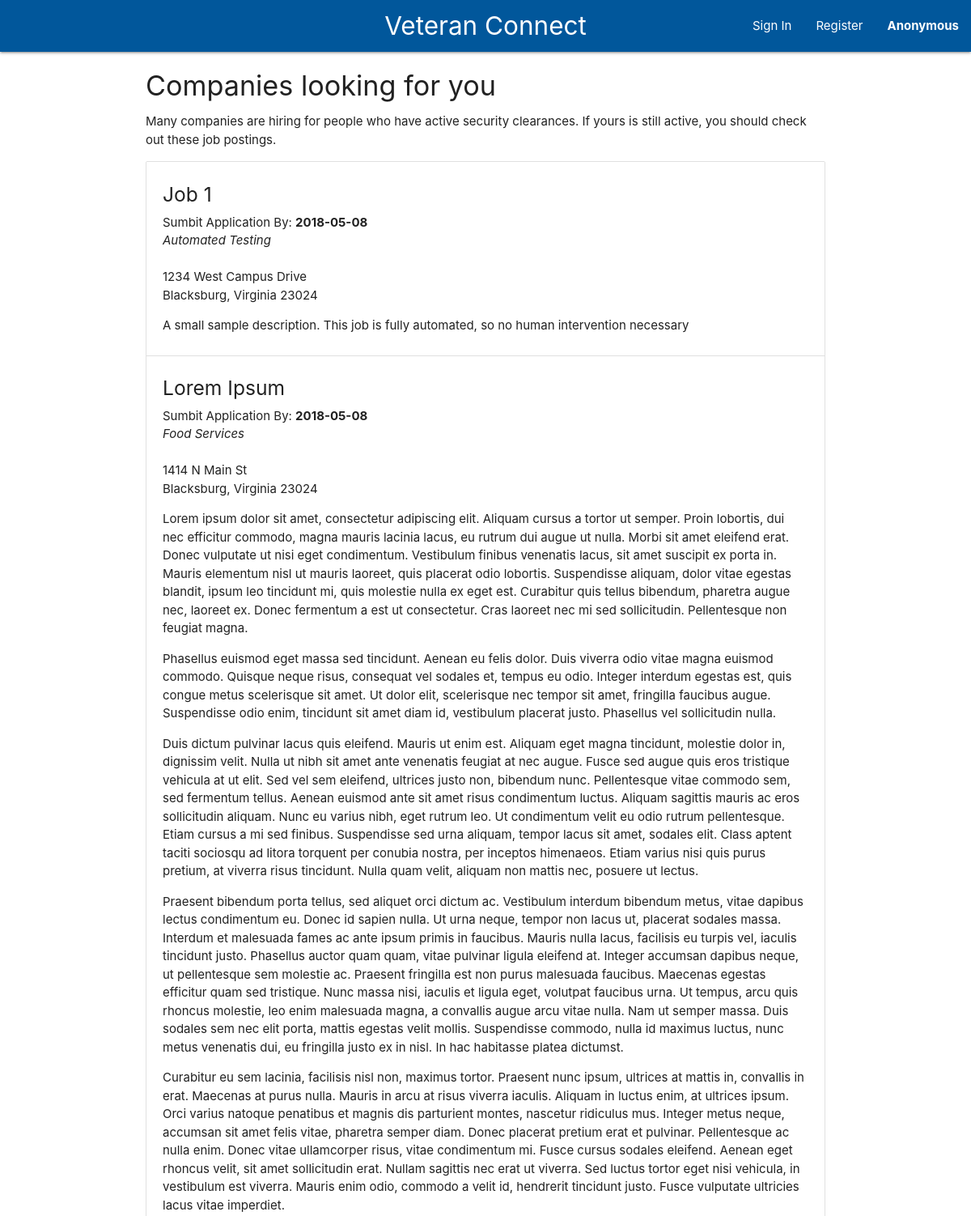
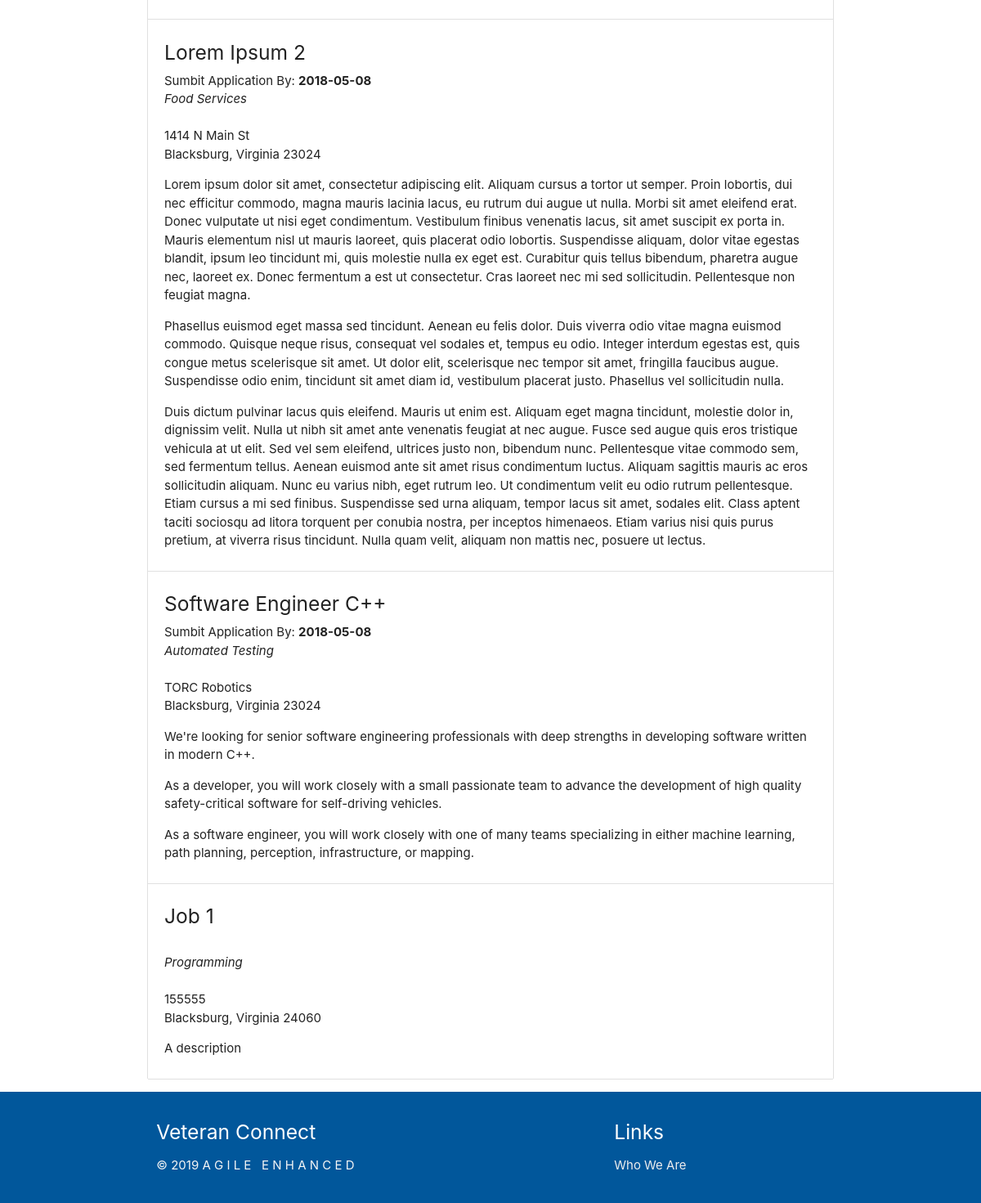
The page /employment/ on the database its author committed (2 pictures, top to bottom).
### tables this page shows
CREATE TABLE jobs (
    job_id INTEGER PRIMARY KEY AUTOINCREMENT,
    title TEXT NOT NULL,
    description TEXT NOT NULL,
    industry TEXT,
    time_posted TEXT,
    due_date TEXT,
    street_address TEXT NOT NULL,
    city TEXT NOT NULL,
    state TEXT NOT NULL,
    zipcode INTEGER NOT NULL
);

### employment.py (the view)
@employment.route('/')
def show_employment():
    jobsRow = db.get_all_jobs()
    jobs = []
    for job in jobsRow:
        jobs.append(convert_job(job))
    if jobs is not None:
        session["jobs"] = jobs
    uid = session.get("user_id")
    if uid is not None:
        user = db.get_user_by_id(uid)
        session['employer'] = user['isEmployer'] != 0
    return render_template('employment.html')

### auth.py (called while the page is built)
@auth.before_app_request
def load_logged_in_user():
    user_id = session.get('user_id')
    if user_id is None:
        g.user = None
    else:
        g.user = db.get_user_by_id(user_id)

### db.py (called while the page is built)
def get_db():
    if 'db' not in g:
        g.db = sqlite3.connect(
            current_app.config['DATABASE'],
            detect_types=sqlite3.PARSE_DECLTYPES
        )
        g.db.row_factory = sqlite3.Row
    return g.db

def query_db(query, args=(), one=False):
    cur = get_db().execute(query, args)
    rv = cur.fetchall()
    cur.close()
    return (rv[0] if rv else None) if one else rv

def get_all_jobs(): #Might want to limit amount.
    try:
        return query_db('SELECT * FROM jobs', (), one=False)
    except Exception as e:
        print "Error getting jobs in db", e

### employment.py (called while the page is built)
def convert_job(row):
    paras = row['description'].split('  ')
    job = {
        'job_id': row['job_id'],
        'title': row['title'],
        'description': paras,
        'industry': row['industry'],
        'time_posted': row['time_posted'],
        'due_date': row['due_date'],
        'street_address': row['street_address'],
        'city': row['city'],
        'state': row['state'],
        'zipcode': row['zipcode'],
    }
    return job

### templates/employment.html (shortened to what this page needs)
{% extends 'base.html' %}
{% block content %}
<div class="container">
    <h4>Companies looking for you</h4>
    <p>Many companies are hiring for people who have active security clearances.
       If yours is still active, you should check out these job postings.</p>
    <ul class="collection">
        {% if session["jobs"] %}
            {% for job in session["jobs"] %}
                <li class="collection-item">
                    <h5>{{job['title']}}</h5>
                    {% if job['due_date'] %}
                    <span>Sumbit Application By: <b>{{job['due_date']}}</b></span>
                    {% endif %}
                    <br>
                    <i>{{job['industry']}}</i>
                    <br><br>
                    <span>{{job['street_address']}}</span><br>
                    <span>{{job['city']}}, {{job['state']}} {{job['zipcode']}}</span>
                    {% for para in job['description'] %}
                    <p>{{para}}</p>
                    {% endfor %}
                </li>
            {% endfor %}
        {% endif %}
    </ul>
</div>
{% endblock %}

### rows shown on the page
jobs: title "Job 1", due_date "2018-05-08", industry "Automated Testing", street_address "1234 West Campus Drive", city "Blacksburg", state "Virginia", zipcode "23024", description "A small sample description. This job is fully automated, so no human intervention necessary"
jobs: title "Lorem Ipsum", due_date "2018-05-08", industry "Food Services", street_address "1414 N Main St", city "Blacksburg", state "Virginia", zipcode "23024", para "Lorem ipsum dolor sit amet, consectetur adipiscing elit. Aliquam cursus a tortor ut semper. Proin lobortis, dui nec efficitur commodo, magna mauris lacinia lacus, eu rutrum dui augue ut nulla. Morbi sit amet eleifend erat. Donec vulputate ut nisi eget condimentum. Vestibulum finibus venenatis lacus, sit amet suscipit ex porta in. Mauris elementum nisl ut mauris laoreet, quis placerat odio lobortis. Suspendisse aliquam, dolor vitae egestas blandit, ipsum leo tincidunt mi, quis molestie nulla ex eget est. Curabitur quis tellus bibendum, pharetra augue nec, laoreet ex. Donec fermentum a est ut consectetur. Cras laoreet nec mi sed sollicitudin. Pellentesque non feugiat magna." "Phasellus euismod eget massa sed tincidunt. Aenean eu felis dolor. Duis viverra odio vitae magna euismod commodo. Quisque neque risus, consequat vel sodales et, tempus eu odio. Integer interdum egestas est, quis congue metus scelerisque sit amet. Ut dolor elit, scelerisque nec tempor sit amet, fringilla faucibus augue. Suspendisse odio enim, tincidunt sit amet diam id, vestibulum placerat justo. Phasellus vel sollicitudin nulla." "Duis dictum pulvinar lacus quis eleifend. Mauris ut enim est. Aliquam eget magna tincidunt, molestie dolor in, dignissim velit. Nulla ut nibh sit amet ante venenatis feugiat at nec augue. Fusce sed augue quis eros tristique vehicula at ut elit. Sed vel sem eleifend, ultrices justo non, bibendum nunc. Pellentesque vitae commodo sem, sed fermentum tellus. Aenean euismod ante sit amet risus condimentum luctus. Aliquam sagittis mauris ac eros sollicitudin aliquam. Nunc eu varius nibh, eget rutrum leo. Ut condimentum velit eu odio rutrum pellentesque. Etiam cursus a mi sed finibus. Suspendisse sed urna aliquam, tempor lacus sit amet, sodales elit. Class aptent taciti sociosqu ad litora torquent…" "Praesent bibendum porta tellus, sed aliquet orci dictum ac. Vestibulum interdum bibendum metus, vitae dapibus lectus condimentum eu. Donec id sapien nulla. Ut urna neque, tempor non lacus ut, placerat sodales massa. Interdum et malesuada fames ac ante ipsum primis in faucibus. Mauris nulla lacus, facilisis eu turpis vel, iaculis tincidunt justo. Phasellus auctor quam quam, vitae pulvinar ligula eleifend at. Integer accumsan dapibus neque, ut pellentesque sem molestie ac. Praesent fringilla est non purus malesuada faucibus. Maecenas egestas efficitur quam sed tristique. Nunc massa nisi, iaculis et ligula eget, volutpat faucibus urna. Ut tempus, arcu quis rhoncus molestie, leo enim malesuada…" "Curabitur eu sem lacinia, facilisis nisl non, maximus tortor. Praesent nunc ipsum, ultrices at mattis in, convallis in erat. Maecenas at purus nulla. Mauris in arcu at risus viverra iaculis. Aliquam in luctus enim, at ultrices ipsum. Orci varius natoque penatibus et magnis dis parturient montes, nascetur ridiculus mus. Integer metus neque, accumsan sit amet felis vitae, pharetra semper diam. Donec placerat pretium erat et pulvinar. Pellentesque ac nulla enim. Donec vitae ullamcorper risus, vitae condimentum mi. Fusce cursus sodales eleifend. Aenean eget rhoncus velit, sit amet sollicitudin erat. Nullam sagittis nec erat ut viverra. Sed luctus tortor eget nisi vehicula, in vestibulum est…"
jobs: title "Lorem Ipsum 2", due_date "2018-05-08", industry "Food Services", street_address "1414 N Main St", city "Blacksburg", state "Virginia", zipcode "23024", para "Lorem ipsum dolor sit amet, consectetur adipiscing elit. Aliquam cursus a tortor ut semper. Proin lobortis, dui nec efficitur commodo, magna mauris lacinia lacus, eu rutrum dui augue ut nulla. Morbi sit amet eleifend erat. Donec vulputate ut nisi eget condimentum. Vestibulum finibus venenatis lacus, sit amet suscipit ex porta in. Mauris elementum nisl ut mauris laoreet, quis placerat odio lobortis. Suspendisse aliquam, dolor vitae egestas blandit, ipsum leo tincidunt mi, quis molestie nulla ex eget est. Curabitur quis tellus bibendum, pharetra augue nec, laoreet ex. Donec fermentum a est ut consectetur. Cras laoreet nec mi sed sollicitudin. Pellentesque non feugiat magna." "Phasellus euismod eget massa sed tincidunt. Aenean eu felis dolor. Duis viverra odio vitae magna euismod commodo. Quisque neque risus, consequat vel sodales et, tempus eu odio. Integer interdum egestas est, quis congue metus scelerisque sit amet. Ut dolor elit, scelerisque nec tempor sit amet, fringilla faucibus augue. Suspendisse odio enim, tincidunt sit amet diam id, vestibulum placerat justo. Phasellus vel sollicitudin nulla." "Duis dictum pulvinar lacus quis eleifend. Mauris ut enim est. Aliquam eget magna tincidunt, molestie dolor in, dignissim velit. Nulla ut nibh sit amet ante venenatis feugiat at nec augue. Fusce sed augue quis eros tristique vehicula at ut elit. Sed vel sem eleifend, ultrices justo non, bibendum nunc. Pellentesque vitae commodo sem, sed fermentum tellus. Aenean euismod ante sit amet risus condimentum luctus. Aliquam sagittis mauris ac eros sollicitudin aliquam. Nunc eu varius nibh, eget rutrum leo. Ut condimentum velit eu odio rutrum pellentesque. Etiam cursus a mi sed finibus. Suspendisse sed urna aliquam, tempor lacus sit amet, sodales elit. Class aptent taciti sociosqu ad litora torquent…"
jobs: title "Software Engineer C++", due_date "2018-05-08", industry "Automated Testing", street_address "TORC Robotics", city "Blacksburg", state "Virginia", zipcode "23024", para "We're looking for senior software engineering professionals with deep strengths in developing software written in modern C++." "As a developer, you will work closely with a small passionate team to advance the development of high quality safety-critical software for self-driving vehicles." "As a software engineer, you will work closely with one of many teams specializing in either machine learning, path planning, perception, infrastructure, or mapping."
jobs: title "Job 1", industry "Programming", street_address "155555", city "Blacksburg", state "Virginia", zipcode "24060", description "A description"
